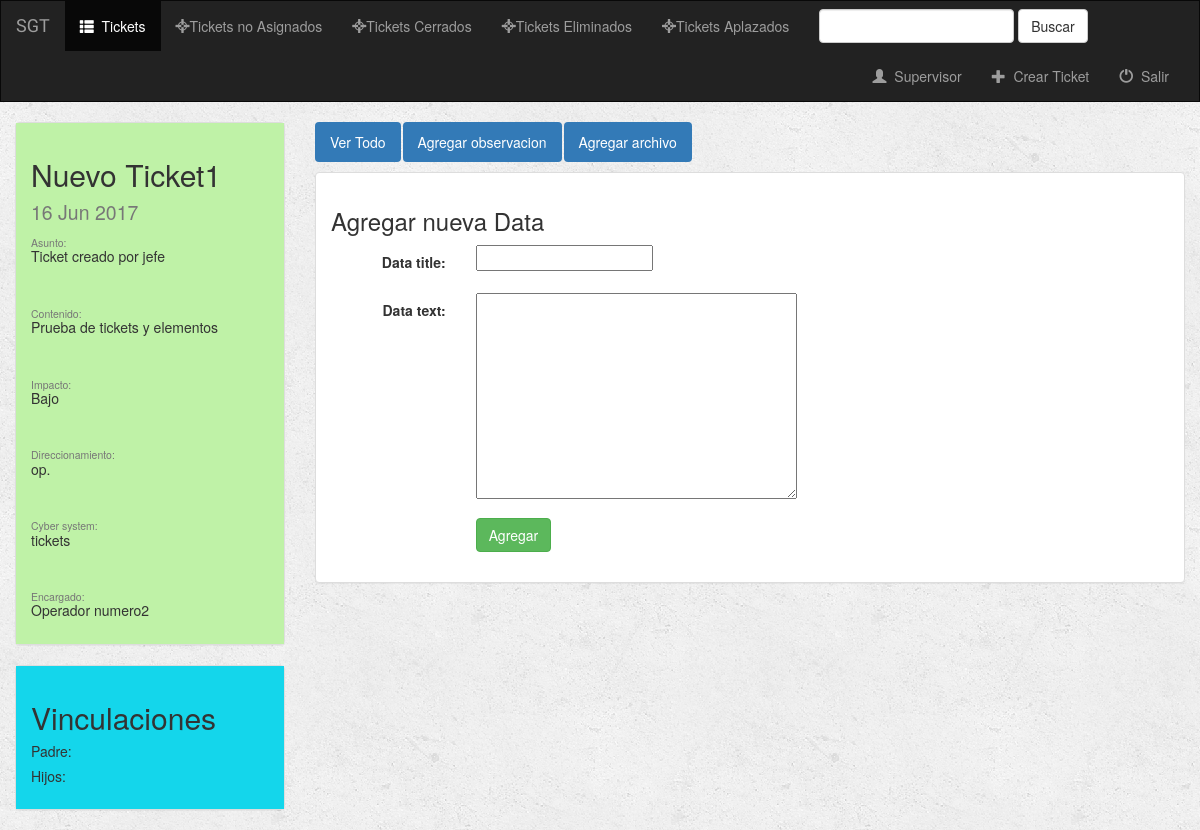
The app's page /ticket/22/create_text_data/ (signed in), older data.
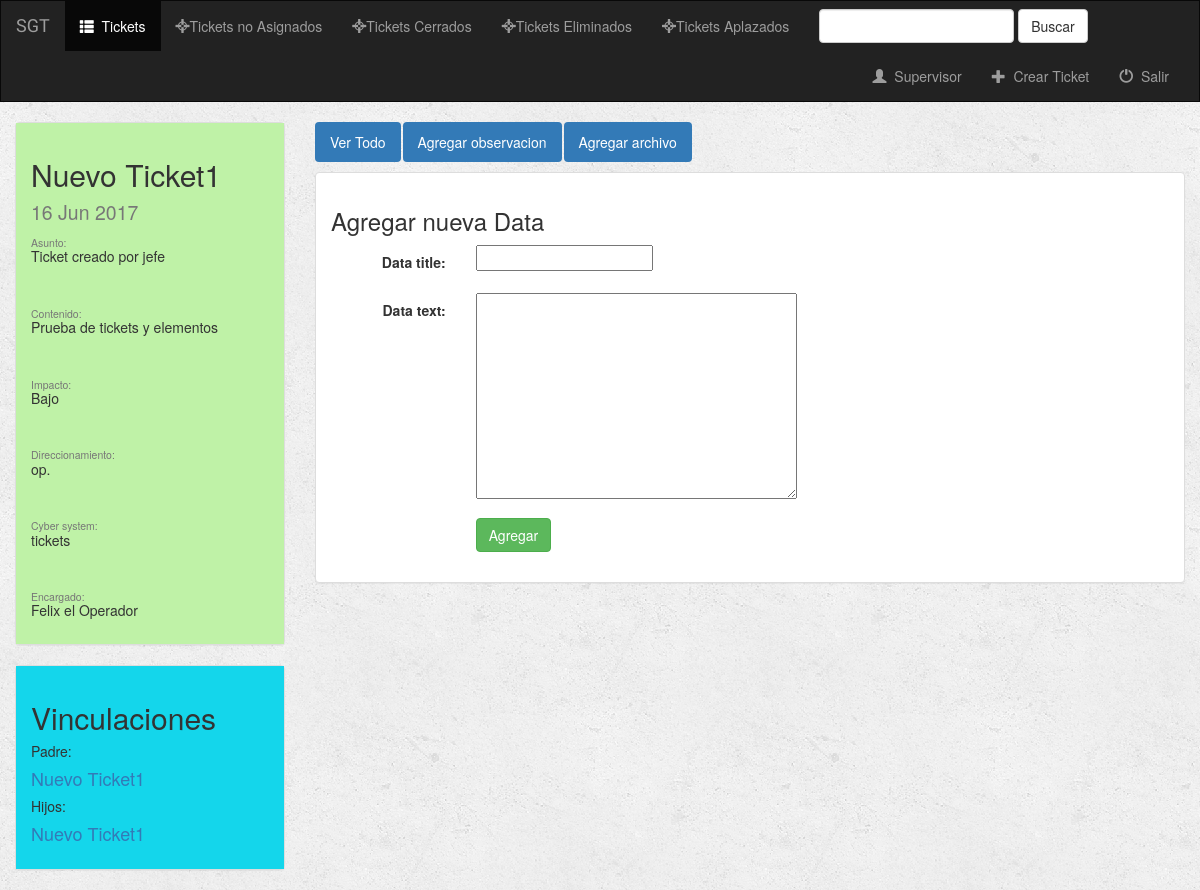
The same page, newer data.
### ticket/models.py (models this page shows, shortened)
class Ticket(models.Model):
    titulo = models.CharField(max_length=100)
    asunto = models.CharField(max_length=300, null=True)
    contenido = models.CharField(max_length=300, null=True)
    prioridad = models.CharField(max_length=15, choices=(('Urgente', 'Urgente'), ('Estandar', 'Estandar'),
                                                         ('Baja', 'Baja')))
    impacto = models.CharField(max_length=8, null=True)
    direccionamiento = models.CharField(max_length=10, null=True)
    cybersystem = models.CharField(max_length=10, null=True)
    fecha_apertura = models.DateField(auto_now_add=True)
    fecha_cierre = models.DateField(null=True)
    cerrado = models.BooleanField(default=False)
    aplazado = models.BooleanField(default=False)
    fecha_aplazo = models.DateField(null=True, default = date.today())
    tiempo_restante_aplazo = models.DurationField(null=True)
    asignado = models.BooleanField(default=False)
    eliminado = models.BooleanField(default=False)
    creador = models.ForeignKey(User, related_name='creador')
    encargado = models.ForeignKey(User, related_name='encargado', null=True)
    cerrador = models.ForeignKey(User, related_name='cerrador', null=True)
    def __str__(self):
        return self.titulo

class Empleado(models.Model):
    user = models.OneToOneField(User, on_delete=models.CASCADE)
    birth_date = models.DateField
    cargo = models.CharField(max_length=200)
    departamento = models.CharField(max_length=200)
    perfil = models.CharField(max_length=200, choices=(('operador', 'Operador'),
                                                       ('supervisor', 'Supervisor'), ('jefe', 'Jefe')))
    direccion = models.CharField(max_length=200)
    def __str__(self):
        return self.user.first_name + " " + self.user.last_name

class Vinculo(models.Model):
    ticket_padre = models.ForeignKey(Ticket, on_delete=models.CASCADE, related_name='hijo')
    ticket_hijo = models.ForeignKey(Ticket, on_delete=models.CASCADE, related_name='padre')
    vinculo = models.CharField(max_length=50)

### ticket/views.py (the view)
# urls.py: url(r'^(?P<ticket_id>[0-9]+)/create_text_data/$', views.create_text_data, name='create_text_data'),
def create_text_data(request, ticket_id):
    form = TextDataForm(request.POST or None)
    ticket = get_object_or_404(Ticket, pk=ticket_id)
    if form.is_valid():
        data = form.save(commit=False)
        data.ticket = ticket
        data.data_text = request.POST['data_text']
        data.save()
        return redirect('ticket:detail', ticket_id)
    context = {
        'ticket': ticket,
        'form': form,
        'base': 'ticket/' + request.user.empleado.perfil + '/base.html'
    }
    return render(request, 'ticket/create_data_file.html', context)

### ticket/forms.py
class TextDataForm(forms.ModelForm):
    data_text = forms.CharField(max_length=1000, widget=forms.Textarea)
    class Meta:
        model = TextData
        fields = ['data_title']

### templates/ticket/create_data_file.html (shortened to what this page needs)
{% extends base %}
{% block tickets_active %}active{% endblock %}
{% block body %}
<div class="container-fluid">
    <div class="row">
            {% include 'ticket/elementos/detalles_ticket.html' %}
        <div class="col-sm-8 col-md-9">
            <ul class="nav nav-pills" style="margin-bottom: 10px;">
                <li role="presentation" class="active"><a href="{% url 'ticket:detail' ticket.id %}">Ver Todo</a></li>
                <li role="presentation" class="active"><a href="{% url 'ticket:create_text_data' ticket.id %}">Agregar observacion</a></li>
                <li role="presentation" class="active"><a href="{% url 'ticket:create_file_data' ticket.id %}">Agregar archivo</a></li>
            </ul>
            <div class="panel panel-default">
                <div class="panel-body">
                    <h3>Agregar nueva Data</h3>
                    <form class="form-horizontal" role="form" action="" method="post" enctype="multipart/form-data">
                        {% include 'ticket/form_template.html' %}
                        <div class="form-group">
                            <div class="col-sm-offset-2 col-sm-10">
                                <button type="submit" class="btn btn-success">Agregar</button>
                            </div>
                        </div>
                    </form>
                </div>
            </div>
        </div>
    </div>
    {% include 'ticket/elementos/vinculos_ticket.html' %}
</div>
{% endblock %}

### templates/ticket/elementos/detalles_ticket.html
{% block detalles_ticket %}
        <div class="col-sm-4 col-md-3">
            <div class="panel panel-default">
                <div class="panel-body" {% if ticket.prioridad == 'Baja' %}
                            style="background-color:#BFF2A7"
                        {% elif ticket.prioridad == 'Estandar' %}
                            style="background-color:#F2EFA7"
                        {% else %}
                            style="background-color:#F2B2A7"
                        {% endif %}>
                    <h2>{{ ticket.titulo }} <br><small>{{ ticket.fecha_apertura|date:"d M Y" }}</small></h2>
                    {% if ticket.asunto %}<h5><small>Asunto:</small><br>{{ ticket.asunto }}</h5><br>{% endif %}
                    {% if ticket.contenido %}<h5><small>Contenido:</small><br>{{ ticket.contenido }}</h5><br>{% endif %}
                    {% if ticket.impacto %}<h5><small>Impacto:</small><br>{{ ticket.impacto }}</h5><br>{% endif %}
                    {% if ticket.direccionamiento %}<h5><small>Direccionamiento:</small><br>{{ ticket.direccionamiento }}</h5><br>{% endif %}
                    {% if ticket.cybersystem %}<h5><small>Cyber system:</small><br>{{ ticket.cybersystem }}</h5><br>{% endif %}
                    <h5><small>Encargado:</small><br>{% if ticket.encargado %} {{ ticket.encargado.empleado }} {% else %} ------ {% endif %}</h5>
                </div>
            </div>
        </div>
{% endblock detalles_ticket%}

### templates/ticket/elementos/vinculos_ticket.html
{% block vinculos_ticket %}
    <div class="row">
        <div class="col-sm-4 col-md-3">
            <div class="panel panel-default">
                <div class="panel-body" style="background-color:#14D6EB">
                    <h2>Vinculaciones</h2>
                    <h5>Padre:</h5>
                    {% for padre in ticket.padre.all %}
                        <h4><a href={% url "ticket:detail" padre.ticket_padre.id %}> {{ padre.ticket_padre }}</a></h4>
                    {% endfor %}
                    <h5>Hijos:</h5>
                    {% for hijo in ticket.hijo.all %}
                        <h4><a href={% url "ticket:detail" hijo.ticket_hijo.id %}> {{hijo.ticket_hijo}}</a></h4>
                    {% endfor %}
                </div>
            </div>
        </div>
    </div>
{% endblock vinculos_ticket%}

Row changes from the older to the newer data that the page shows:
changed Ticket "Nuevo Ticket1": encargado.empleado "Operador numero2" → "Felix el Operador"
added Vinculo: ticket_padre "Nuevo Ticket1", ticket_hijo "Nuevo Ticket1"
